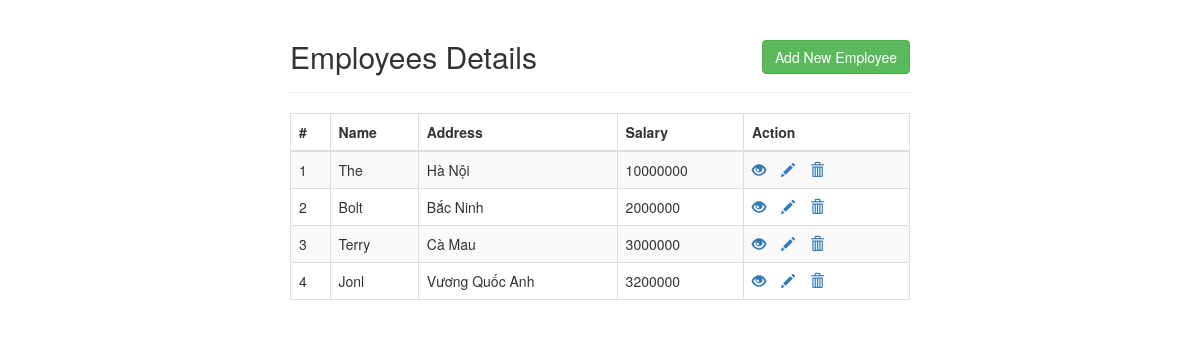
The page / on the database its author committed.
### tables this page shows
CREATE TABLE `employees` (
  `id` int(11) NOT NULL,
  `name` varchar(100) NOT NULL,
  `address` varchar(255) NOT NULL,
  `salary` int(10) NOT NULL
);

### index.php (the view, shortened to what this page needs)
<!DOCTYPE html>
<html lang="en">
<head>
    <link rel="stylesheet" href="https://maxcdn.bootstrapcdn.com/bootstrap/3.3.7/css/bootstrap.css">
</head>
<body>
    <div class="wrapper">
        <div class="container-fluid">
            <div class="row">
                <div class="col-md-12">
                    <div class="page-header clearfix">
                        <h2 class="pull-left">Employees Details</h2>
                        <a href="create.php" class="btn btn-success pull-right">Add New Employee</a>
                    </div>
                    <?php
                    require_once "config.php";
                    $sql = "SELECT * FROM employees";
                    if($result = $mysqli->query($sql)){
                        if($result->num_rows > 0){
                            echo "<table class='table table-bordered table-striped'>";
                                echo "<thead>";
                                    echo "<tr>";
                                        echo "<th>#</th>";
                                        echo "<th>Name</th>";
                                        echo "<th>Address</th>";
                                        echo "<th>Salary</th>";
                                        echo "<th>Action</th>";
                                    echo "</tr>";
                                echo "</thead>";
                                echo "<tbody>";
                                while($row = $result->fetch_array()){
                                    echo "<tr>";
                                        echo "<td>" . $row['id'] . "</td>";
                                        echo "<td>" . $row['name'] . "</td>";
                                        echo "<td>" . $row['address'] . "</td>";
                                        echo "<td>" . $row['salary'] . "</td>";
                                        echo "<td>";
                                            echo "<a href='read.php?id=". $row['id'] ."' title='View Record' data-toggle='tooltip'><span class='glyphicon glyphicon-eye-open'></span></a>";
                                            echo "<a href='update.php?id=". $row['id'] ."' title='Update Record' data-toggle='tooltip'><span class='glyphicon glyphicon-pencil'></span></a>";
                                            echo "<a href='delete.php?id=". $row['id'] ."' title='Delete Record' data-toggle='tooltip'><span class='glyphicon glyphicon-trash'></span></a>";
                                        echo "</td>";
                                    echo "</tr>";
                                }
                                echo "</tbody>";
                            echo "</table>";
                        } else{
                            echo "<p class='lead'><em>Không tìm thấy bản ghi.</em></p>";
                        }
                    } else{
                        echo "ERROR: Không thể thực thi $sql. " . $mysqli->error;
                    }
                    ?>
                </div>
            </div>
        </div>
    </div>
</body>
</html>

### index.php (style rules this page uses)
.wrapper { width: 650px; margin: 0 auto; }
.page-header h2 { margin-top: 0; }
table tr td:last-child a { margin-right: 15px; }

### rows shown on the page
employees: id "1", name "The", address "Hà Nội", salary "10000000"
employees: id "2", name "Bolt", address "Bắc Ninh", salary "2000000"
employees: id "3", name "Terry", address "Cà Mau", salary "3000000"
employees: id "4", name "Jonl", address "Vương Quốc Anh", salary "3200000"
